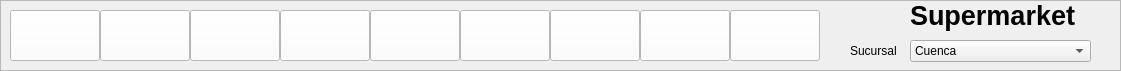
   <widget class="QFrame" name="frame">
    <property name="geometry">
     <rect>
      <x>0</x>
      <y>0</y>
      <width>1121</width>
      <height>71</height>
     </rect>
    </property>
    <property name="styleSheet">
     <string notr="true">border-color: rgb(0, 85, 127);
</string>
    </property>
    <property name="frameShape">
     <enum>QFrame::StyledPanel</enum>
    </property>
    <property name="frameShadow">
     <enum>QFrame::Raised</enum>
    </property>
    <widget class="QPushButton" name="btn_factura">
     <property name="geometry">
      <rect>
       <x>100</x>
       <y>10</y>
       <width>90</width>
       <height>51</height>
      </rect>
     </property>
     <property name="cursor">
      <cursorShape>PointingHandCursor</cursorShape>
     </property>
     <property name="styleSheet">
      <string notr="true">background-color: rgb(255, 255, 255);</string>
     </property>
     <property name="text">
      <string/>
     </property>
     <property name="icon">
      <iconset>
       <normaloff>imagenes/cajero-automatico.png</normaloff>imagenes/cajero-automatico.png</iconset>
     </property>
     <property name="iconSize">
      <size>
       <width>50</width>
       <height>40</height>
      </size>
     </property>
    </widget>
    <widget class="QPushButton" name="btn_abastecer">
     <property name="geometry">
      <rect>
       <x>190</x>
       <y>10</y>
       <width>90</width>
       <height>51</height>
      </rect>
     </property>
     <property name="cursor">
      <cursorShape>PointingHandCursor</cursorShape>
     </property>
     <property name="styleSheet">
      <string notr="true">background-color: rgb(255, 255, 255);</string>
     </property>
     <property name="text">
      <string/>
     </property>
     <property name="icon">
      <iconset>
       <normaloff>imagenes/proveedor.png</normaloff>imagenes/proveedor.png</iconset>
     </property>
     <property name="iconSize">
      <size>
       <width>50</width>
       <height>50</height>
      </size>
     </property>
    </widget>
    <widget class="QPushButton" name="btn_agregarproducto">
     <property name="geometry">
      <rect>
       <x>280</x>
       <y>10</y>
       <width>90</width>
       <height>51</height>
      </rect>
     </property>
     <property name="cursor">
      <cursorShape>PointingHandCursor</cursorShape>
     </property>
     <property name="styleSheet">
      <string notr="true">background-color: rgb(255, 255, 255);</string>
     </property>
     <property name="text">
      <string/>
     </property>
     <property name="icon">
      <iconset>
       <normaloff>imagenes/agregar-producto.png</normaloff>imagenes/agregar-producto.png</iconset>
     </property>
     <property name="iconSize">
      <size>
       <width>50</width>
       <height>50</height>
      </size>
     </property>
    </widget>
    <widget class="QPushButton" name="btn_registrar">
     <property name="geometry">
      <rect>
       <x>370</x>
       <y>10</y>
       <width>90</width>
       <height>51</height>
      </rect>
     </property>
     <property name="cursor">
      <cursorShape>PointingHandCursor</cursorShape>
     </property>
     <property name="styleSheet">
      <string notr="true">background-color: rgb(255, 255, 255);</string>
     </property>
     <property name="text">
      <string/>
     </property>
     <property name="icon">
      <iconset>
       <normaloff>imagenes/registro.png</normaloff>imagenes/registro.png</iconset>
     </property>
     <property name="iconSize">
      <size>
       <width>50</width>
       <height>50</height>
      </size>
     </property>
    </widget>
    <widget class="QPushButton" name="btn_info">
     <property name="geometry">
      <rect>
       <x>730</x>
       <y>10</y>
       <width>90</width>
       <height>51</height>
      </rect>
     </property>
     <property name="cursor">
      <cursorShape>PointingHandCursor</cursorShape>
     </property>
     <property name="styleSheet">
      <string notr="true">background-color: rgb(255, 255, 255);</string>
     </property>
     <property name="text">
      <string/>
     </property>
     <property name="icon">
      <iconset>
       <normaloff>imagenes/informacion.png</normaloff>imagenes/informacion.png</iconset>
     </property>
     <property name="iconSize">
      <size>
       <width>50</width>
       <height>50</height>
      </size>
     </property>
    </widget>
    <widget class="QPushButton" name="btn_inicio">
     <property name="geometry">
      <rect>
       <x>10</x>
       <y>10</y>
       <width>90</width>
       <height>51</height>
      </rect>
     </property>
     <property name="cursor">
      <cursorShape>PointingHandCursor</cursorShape>
     </property>
     <property name="styleSheet">
      <string notr="true">background-color: rgb(255, 255, 255);
gridline-color: rgb(0, 85, 127);</string>
     </property>
     <property name="text">
      <string/>
     </property>
     <property name="icon">
      <iconset>
       <normaloff>imagenes/pagina-de-inicio.png</normaloff>imagenes/pagina-de-inicio.png</iconset>
     </property>
     <property name="iconSize">
      <size>
       <width>50</width>
       <height>40</height>
      </size>
     </property>
    </widget>
    <widget class="QComboBox" name="comboBox">
     <property name="geometry">
      <rect>
       <x>910</x>
       <y>40</y>
       <width>181</width>
       <height>22</height>
      </rect>
     </property>
     <item>
      <property name="text">
       <string>Cuenca</string>
      </property>
     </item>
     <item>
      <property name="text">
       <string>Quito</string>
      </property>
     </item>
     <item>
      <property name="text">
       <string>Guayaquil</string>
      </property>
     </item>
    </widget>
    <widget class="QLabel" name="label_11">
     <property name="geometry">
      <rect>
       <x>910</x>
       <y>0</y>
       <width>201</width>
       <height>31</height>
      </rect>
     </property>
     <property name="font">
      <font>
       <family>Tahoma</family>
       <pointsize>20</pointsize>
       <weight>75</weight>
       <bold>true</bold>
      </font>
     </property>
     <property name="text">
      <string>Supermarket</string>
     </property>
    </widget>
    <widget class="QLabel" name="label_54">
     <property name="geometry">
      <rect>
       <x>850</x>
       <y>40</y>
       <width>47</width>
       <height>21</height>
      </rect>
     </property>
     <property name="text">
      <string>Sucursal:</string>
     </property>
    </widget>
    <widget class="QPushButton" name="btn_infoVentas">
     <property name="geometry">
      <rect>
       <x>460</x>
       <y>10</y>
       <width>90</width>
       <height>51</height>
      </rect>
     </property>
     <property name="cursor">
      <cursorShape>PointingHandCursor</cursorShape>
     </property>
     <property name="styleSheet">
      <string notr="true">background-color: rgb(255, 255, 255);</string>
     </property>
     <property name="text">
      <string/>
     </property>
     <property name="icon">
      <iconset>
       <normaloff>imagenes/inventario.png</normaloff>imagenes/inventario.png</iconset>
     </property>
     <property name="iconSize">
      <size>
       <width>50</width>
       <height>50</height>
      </size>
     </property>
    </widget>
    <widget class="QPushButton" name="btn_inventario">
     <property name="geometry">
      <rect>
       <x>550</x>
       <y>10</y>
       <width>90</width>
       <height>51</height>
      </rect>
     </property>
     <property name="cursor">
      <cursorShape>PointingHandCursor</cursorShape>
     </property>
     <property name="styleSheet">
      <string notr="true">background-color: rgb(255, 255, 255);</string>
     </property>
     <property name="text">
      <string/>
     </property>
     <property name="icon">
      <iconset>
       <normaloff>imagenes/historial-de-transacciones.png</normaloff>imagenes/historial-de-transacciones.png</iconset>
     </property>
     <property name="iconSize">
      <size>
       <width>50</width>
       <height>50</height>
      </size>
     </property>
    </widget>
    <widget class="QPushButton" name="btn_info_2">
     <property name="geometry">
      <rect>
       <x>640</x>
       <y>10</y>
       <width>90</width>
       <height>51</height>
      </rect>
     </property>
     <property name="cursor">
      <cursorShape>PointingHandCursor</cursorShape>
     </property>
     <property name="styleSheet">
      <string notr="true">background-color: rgb(255, 255, 255);</string>
     </property>
     <property name="text">
      <string/>
     </property>
     <property name="icon">
      <iconset>
       <normaloff>imagenes/abastecimiento.png</normaloff>imagenes/abastecimiento.png</iconset>
     </property>
     <property name="iconSize">
      <size>
       <width>50</width>
       <height>50</height>
      </size>
     </property>
    </widget>
   </widget>
